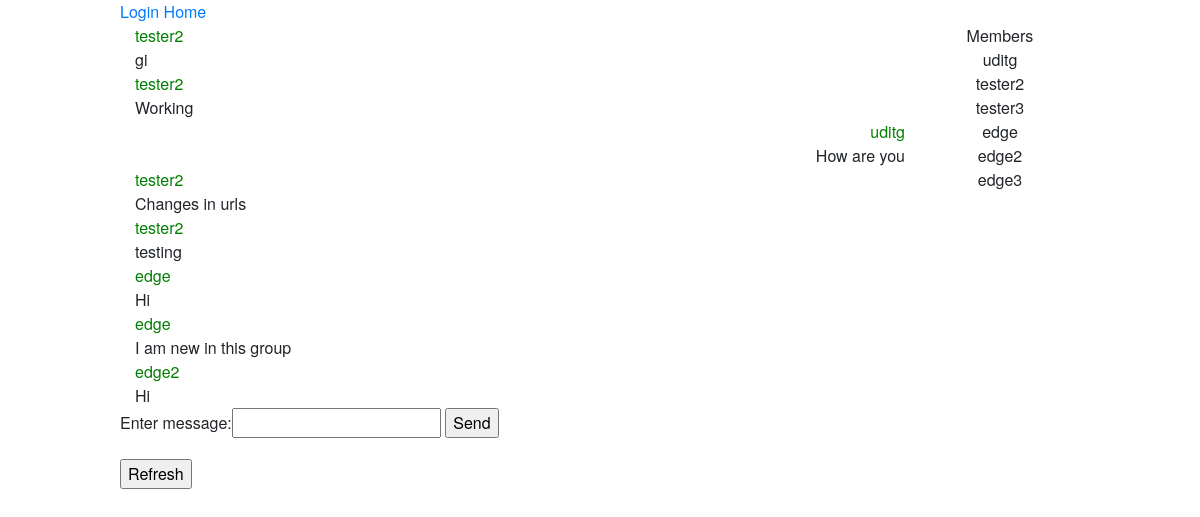
Page /chatapp/chat/group-chat/testing/1/messages on the committed database.
### chatapp/models.py (models this page shows, shortened)
class GroupMessage(models.Model):
    message_text = models.CharField(max_length=200)
    send_time = models.DateTimeField(default=datetime.now)
    sender = models.ForeignKey(User, related_name='sender', on_delete=models.CASCADE)
    group = models.ForeignKey(Group, related_name='related_group', on_delete=models.CASCADE)

### chatapp/views.py (the view)
# urls.py: path('chat/group-chat/<str:group_name>/<int:sender_id>/messages', views.group_chat_messages,
def group_chat_messages(request, group_name, sender_id):
    group = Group.objects.get(group_name=group_name)
    sender = User.objects.get(pk=sender_id)
    if request.method == 'POST':
        form = MessageForm(request.POST)
        if form.is_valid():
            message_txt = form.cleaned_data['message_text']
            message = GroupMessage.create(message_text=message_txt, sender=sender, group=group)
            message.save()
    form = MessageForm()
    group_messages = GroupMessage.objects.all().filter(group=group).order_by('send_time')
    context = {'group_name': group_name, 'sender_id': sender_id, 'messages': group_messages, 'form': form,
               'members': group.members.all(), 'admin': group.admin}
    return render(request, 'chatapp/group_chat.html', context)

### chatapp/forms.py
class MessageForm(forms.Form):
    message_text = forms.CharField(label="Enter message", max_length=50)

### chatapp/templates/chatapp/group_chat.html (shortened to what this page needs)
{%extends 'chatapp/base.html'%}
{%block content%}
<div class="container">
    <div class="row">
        <div class="col-sm">
            {%for message in messages%}
                <div class="row">
                    {%if message.sender.id == sender_id%}
                        <div class="col text-right">
                            <div class="name">{{message.sender.username}}</div>
                            {{message.message_text}}
                        </div>
                    {%else%}
                        <div class="col text-left">
                            <div class="name">{{message.sender.username}}</div>
                            {{message.message_text}}
                        </div>
                    {%endif%}
                </div>
            {% endfor %}
        </div>
        <div class="col-sm-2">
            <div class="text-center">Members</div>
            {%for member in members%}
                <div class="member-names text-center">
                    {{member.username}}
                </div>
            {%endfor%}
        </div>
    </div>
</div>
<form action="{% url 'chatapp:group_chat_messages' group_name sender_id %}" method="post">
    {{form}}
    <input type="submit" value="Send">
</form>
<form action="{%url 'chatapp:group_chat_messages' group_name sender_id %}">
<input type="submit" value="Refresh">
</form>
{%endblock content%}

### chatapp/templates/chatapp/base.html (shortened to what this page needs)
{%load static%}
<link rel="stylesheet" type="text/css" href="{%static 'chatapp/css/bootstrap.css'%}">
<link rel="stylesheet" type="text/css" href="{%static 'chatapp/css/bootstrap.min.css'%}">
<link rel="stylesheet" type="text/css" href="{%static 'chatapp/css/stylesheet.css'%}">
<!DOCTYPE html>
<html lang="en">
    <head>
    </head>
    <body>
    <div id="content" class=" d-flex-row justify-content-center">
        {% if user.is_authenticated%}
            <a href="{%url 'accounts:logout'%}">Logout</a>
        {%else%}
            <a href="{% url 'accounts:login'%}">Login</a>
        {%endif%}
        <a href="{%url 'chatapp:home'%}">Home</a>
        {%block content%}
        {%endblock content%}
    </div>
    </body>
</html>

### chatapp/static/chatapp/css/stylesheet.css (style rules this page uses)
body { font-family: "HelveticaNeue-Light", "Helvetica Neue Light", "Helvetica Neue", Helvetica, Arial, "Lucida Grande", sans-serif; font-weight: 300; }
#content { width:80%; height:100%; margin: auto auto; }
.name { color:Green; }

### rows in the picture
GroupMessage: sender.username "tester2", message_text "gi"
GroupMessage: sender.username "tester2", message_text "Working"
GroupMessage: sender.username "uditg", message_text "How are you"
GroupMessage: sender.username "tester2", message_text "Changes in urls"
GroupMessage: sender.username "tester2", message_text "testing"
GroupMessage: sender.username "edge", message_text "Hi"
GroupMessage: sender.username "edge", message_text "I am new in this group"
GroupMessage: sender.username "edge2", message_text "Hi"

### other values in the picture
{{ member.username }} "uditg"
{{ member.username }} "tester2"
{{ member.username }} "tester3"
{{ member.username }} "edge"
{{ member.username }} "edge2"
{{ member.username }} "edge3"
